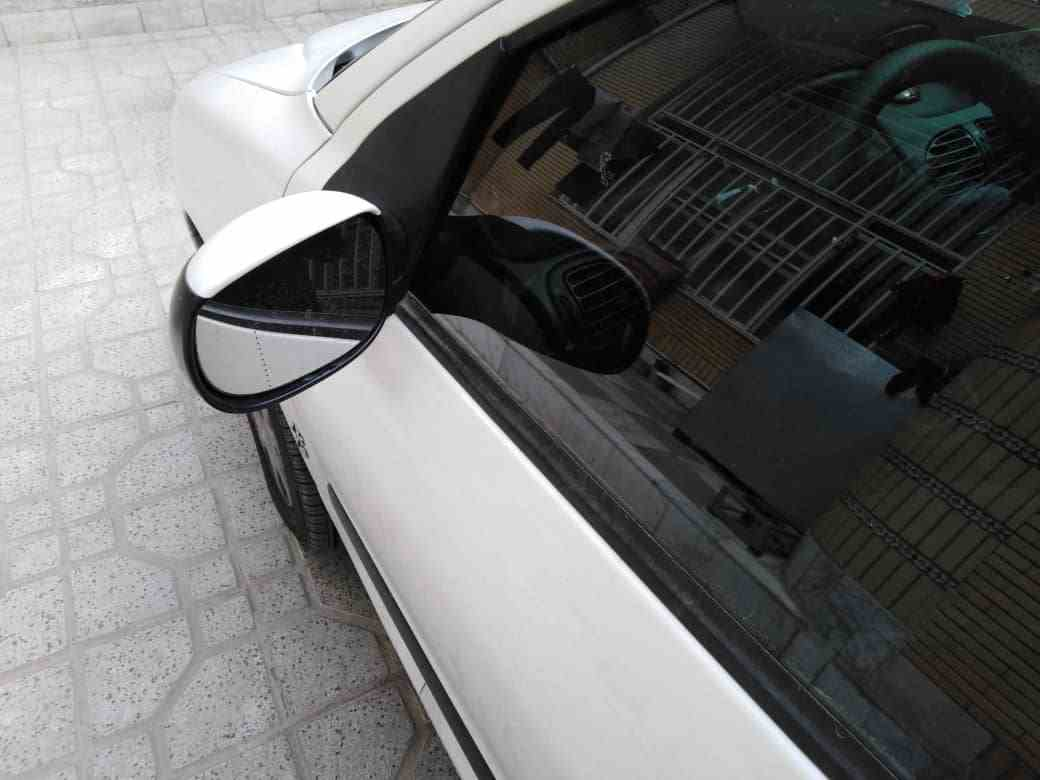
#> input picture src/319818625464.jpg, 1040 x 780 px; its folder holds only this picture in this run
$ python app.py
#> lines starting #> are read from the running program, lines starting #| are printed output that depends on the picture

from PIL import Image, ImageDraw, ImageFont, ImageFile, ExifTags
import glob
import random


SRC_PATH = './src/*'
DIST_PATH = './dist/'
FONT_PATH = './font.ttf'
INPUT_PATH = './input.txt'
OUTPUT_SUFFIX = 'bmbzr'
IMAGE_FORMATS = ['JPG', 'JPEG', 'PNG']
FONTSIZE_RATIO = 35


ImageFile.LOAD_TRUNCATED_IMAGES = True


f = open(INPUT_PATH, "r")
#> (reads input.txt from the repository)
#> further down, im is the input picture: PIL image 1040x780 RGB; mean R, G, B 109.2, 109.7, 109.2
txt_val = f.readline().rstrip()
print(txt_val)
start_hour = txt_val.split(' ')[-1]
last_hour = start_hour
start_minutes = f"{random.randint(0,10):02d}"
last_minutes = start_minutes


def watermark_text(photo, index):
#> called with index = 1
    global last_minutes
    global last_hour

    black = (0, 0, 0)
    red = (255, 0, 0)
    white = (255, 255, 255)

    minutes = f"{(int(last_minutes) + random.randint(1,3)):02d}"
    last_minutes = f"{(int(minutes) % 60):02d}"
    if int(minutes) >= 60:
        last_hour = f"{(int(last_hour) + 1):02d}"
    seconds = str(random.randint(10,55))
    time = f"{last_hour}:{last_minutes}:{seconds}"
    water_txt = f"{txt_val.split(' ')[0]} {time}"

    width, height = photo.size
#> width = 1040; height = 780
    font = ImageFont.truetype(FONT_PATH, min(int(min(width, height) / FONTSIZE_RATIO), 20))
    text_width, text_height = font.getsize(water_txt)
#> text_width = 254; text_height = 19
    text_pos_x = int(width * 3 / 100) # int((width - text_width) / 2)
#> text_pos_x = 31
    text_pos_y = height - text_height - int(height * 3 / 100)
#> text_pos_y = 738
    padding_x = int(width / 75)
#> padding_x = 13
    padding_y = int(height / 100)
#> padding_y = 7

    rec_pos_x = text_pos_x - padding_x
#> rec_pos_x = 18
    rec_pos_y = text_pos_y - padding_y
#> rec_pos_y = 731
    rec_width = rec_pos_x + text_width + (2 * padding_x)
#> rec_width = 298
    rec_height = rec_pos_y + text_height + (3 * padding_y)
#> rec_height = 771

    drawing = ImageDraw.Draw(photo)
    # drawing.rectangle((rec_pos_x, rec_pos_y, rec_width, rec_height), fill=black)
    drawing.text((text_pos_x, text_pos_y), water_txt, fill=red, font=font)

    new_name = f"{OUTPUT_SUFFIX}-{water_txt.replace(' ', '-').replace('/', '-').replace(':', '-')}-{str(index)}"
    file_format = photo.format.lower()
#> file_format = 'jpeg'
    photo.save(f"{DIST_PATH}{new_name}.{file_format}")
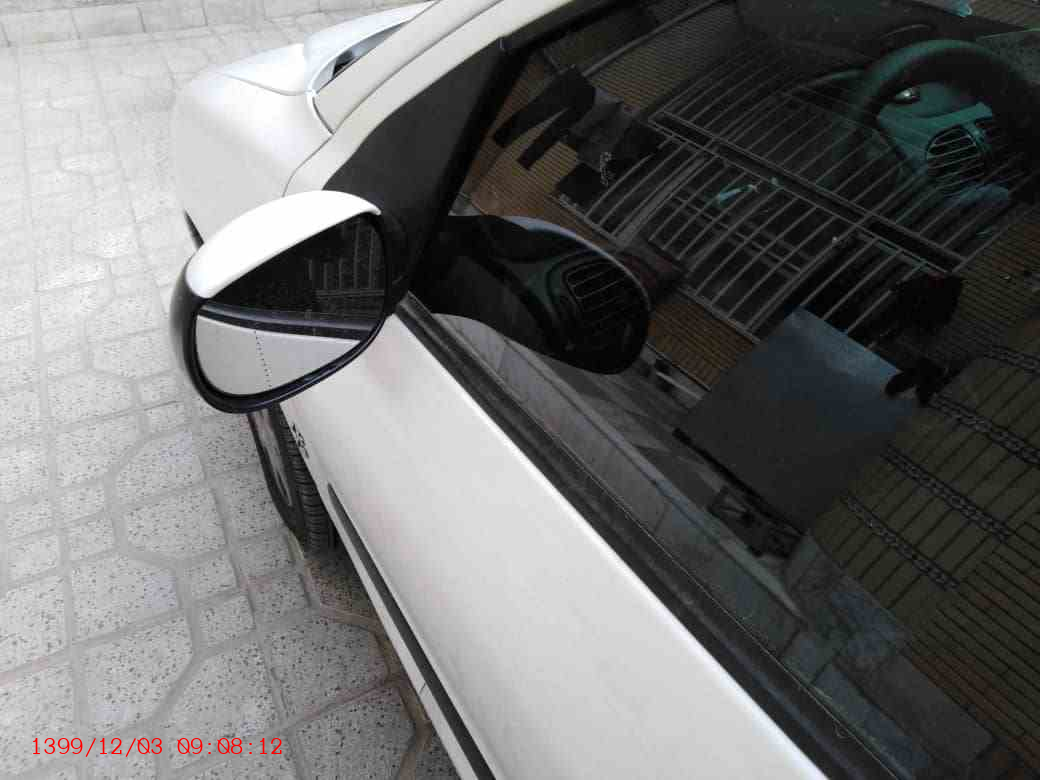
#> saved as bmbzr-1399-12-03-09-08-12-1.jpeg: PIL image 1040x780 RGB; mean R, G, B 109.3, 109.5, 109.1
    print(new_name)
    # photo.show()

if __name__ == '__main__':
    i = 0
    for filename in glob.glob(SRC_PATH):
        im=Image.open(filename)
        if im.format.upper() in IMAGE_FORMATS:
            i += 1
            watermark_text(im, i)
